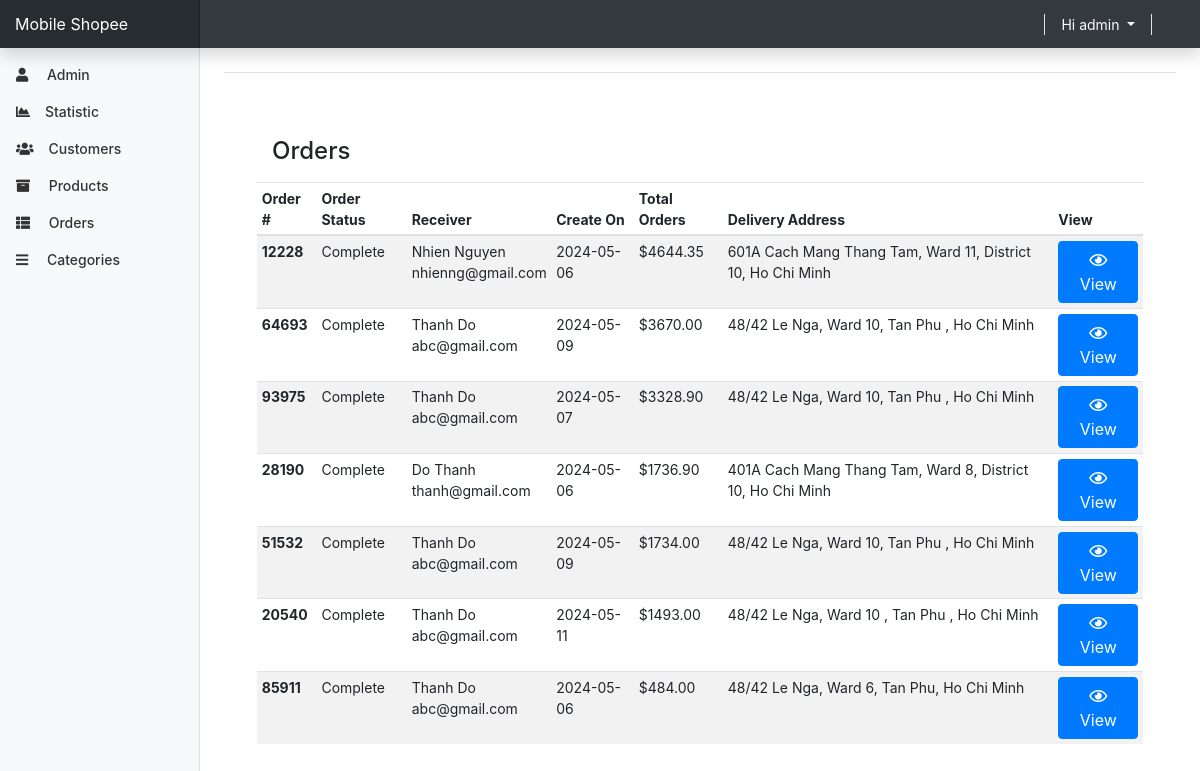
The page /admin/orders_statistic.php?userId=f5889a61ccd0 (signed in) on the database its author committed.
### tables this page shows
CREATE TABLE `order` (
  `order_id` varchar(255) NOT NULL,
  `user_id` varchar(255) NOT NULL,
  `order_date` date NOT NULL DEFAULT current_timestamp(),
  `order_total_price` decimal(10,2) NOT NULL,
  `method` varchar(50) NOT NULL,
  `order_status` varchar(50) NOT NULL DEFAULT 'Pending',
  `city` varchar(100) DEFAULT NULL,
  `district` varchar(30) DEFAULT NULL,
  `street` varchar(255) DEFAULT NULL,
  `fullname` varchar(255) NOT NULL,
  `email` varchar(255) NOT NULL,
  `phone_number` varchar(255) NOT NULL,
  `ward` varchar(255) NOT NULL
);

### admin/orders_statistic.php (the view, shortened to what this page needs)
<?php include_once("./templates/top.php"); ?>
<?php include_once("./templates/navbar.php"); ?>
<div class="container-fluid">
  <div class="row">
    <?php include "./templates/sidebar.php";
          include "./../functions.php";
    ?>
   <div class="container p-5">
<h4>Orders</h4>
<?php
   if(isset($_GET['userId'])){
    $user_id = $_GET['userId'];
 $sql = "SELECT * FROM `order`
 WHERE `order`.user_id  = ? AND order_status = 'Complete' ORDER BY order_total_price desc ";
    $select = $conn->prepare($sql);
    $select -> bind_param("s", $user_id);
    $select->execute();
    $result = $select->get_result();
    if($result ->num_rows  > 0 ){
      $print = '
      <div class="row">
          <h5></h5>
      </div>
      <div class="row">
      <div class="table-responsive">
                         <table class="table table-striped table-sm">
                             <thead>
                                  <tr>
                                      <th scope="col">Order # </th>
                                      <th scope="col">Order Status</th>
                                      <th scope="col">Receiver</th>
                                      <th scope="col">Create On</th>
                                      <th scope="col">Total Orders</th>
                                      <th scope="col">Delivery Address</th>
                                      <th scope="col">View</th>
                                  </tr>
                             </thead>
                             <tbody >
                           ';
      while($orders = $result->fetch_object()){
        $print .= '<tr>
                       <th scope="row">' . $orders->order_id . '</th>
                       <td>' . $orders->order_status . '</td>
                       <td>' . $orders->fullname . '<br>' . $orders->email . '</td>
                       <td>' . $orders->order_date . '</td>
                       <td>$' . $orders->order_total_price . '</td>
                       <td>' . $orders->street . ', ' . $orders->ward . ', ' . $orders->district . ', ' . $orders->city . '</td>
                       <td>
                           <a href="edit_order.php?order=' . $orders->order_id . '" class="btn btn-primary">
                               <i class="far fa-eye"></i> View
                           </a>
                       </td>
                   </tr>';
      }
          $print .= '</tbody>
          </table>
        </div>';
        ?>
  <?php }
  }else{
    echo '<p class="empty">no success</p>';
  }
  echo $print;
  ?>
    </div>
  </div>
</div>
<?php include_once("./templates/footer.php"); ?>

### admin/css/dashboard.css (style rules this page uses)
body { font-size: .875rem; }

### rows shown on the page
order: order_id "12228", order_status "Complete", fullname "Nhien Nguyen", email "nhienng@gmail.com", order_date "2024-05-06", order_total_price "4644.35", street "601A Cach Mang Thang Tam", ward "Ward 11", district "District 10", city "Ho Chi Minh"
order: order_id "64693", order_status "Complete", fullname "Thanh Do", email "abc@gmail.com", order_date "2024-05-09", order_total_price "3670.00", street "48/42 Le Nga", ward "Ward 10", district "Tan Phu", city "Ho Chi Minh"
order: order_id "93975", order_status "Complete", fullname "Thanh Do", email "abc@gmail.com", order_date "2024-05-07", order_total_price "3328.90", street "48/42 Le Nga", ward "Ward 10", district "Tan Phu", city "Ho Chi Minh"
order: order_id "28190", order_status "Complete", fullname "Do Thanh", email "thanh@gmail.com", order_date "2024-05-06", order_total_price "1736.90", street "401A Cach Mang Thang Tam", ward "Ward 8", district "District 10", city "Ho Chi Minh"
order: order_id "51532", order_status "Complete", fullname "Thanh Do", email "abc@gmail.com", order_date "2024-05-09", order_total_price "1734.00", street "48/42 Le Nga", ward "Ward 10", district "Tan Phu", city "Ho Chi Minh"
order: order_id "20540", order_status "Complete", fullname "Thanh Do", email "abc@gmail.com", order_date "2024-05-11", order_total_price "1493.00", street "48/42 Le Nga", ward "Ward 10", district "Tan Phu", city "Ho Chi Minh"
order: order_id "85911", order_status "Complete", fullname "Thanh Do", email "abc@gmail.com", order_date "2024-05-06", order_total_price "484.00", street "48/42 Le Nga", ward "Ward 6", district "Tan Phu", city "Ho Chi Minh"

### other values the page prints
$admin "admin"
